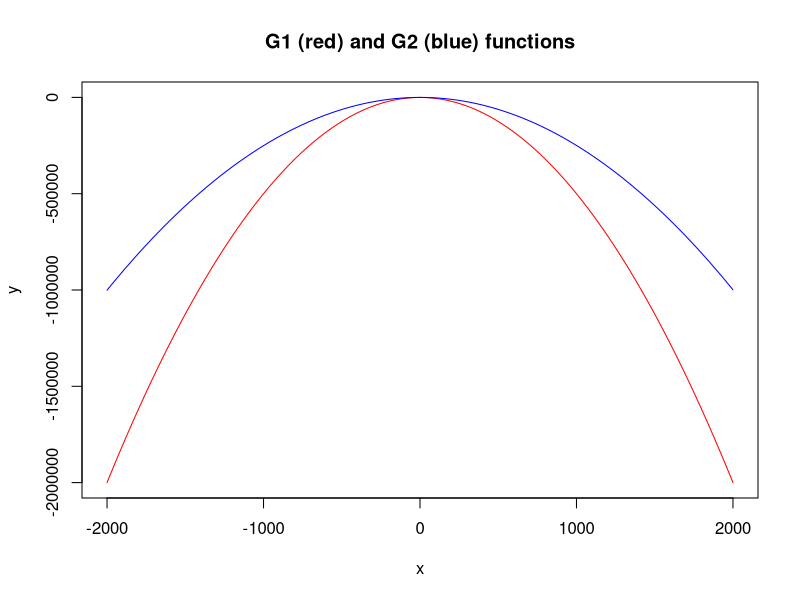
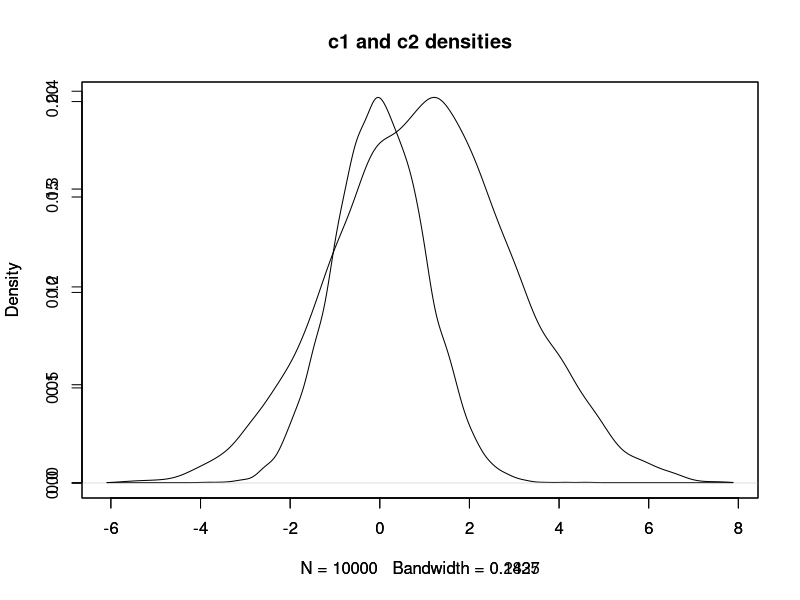
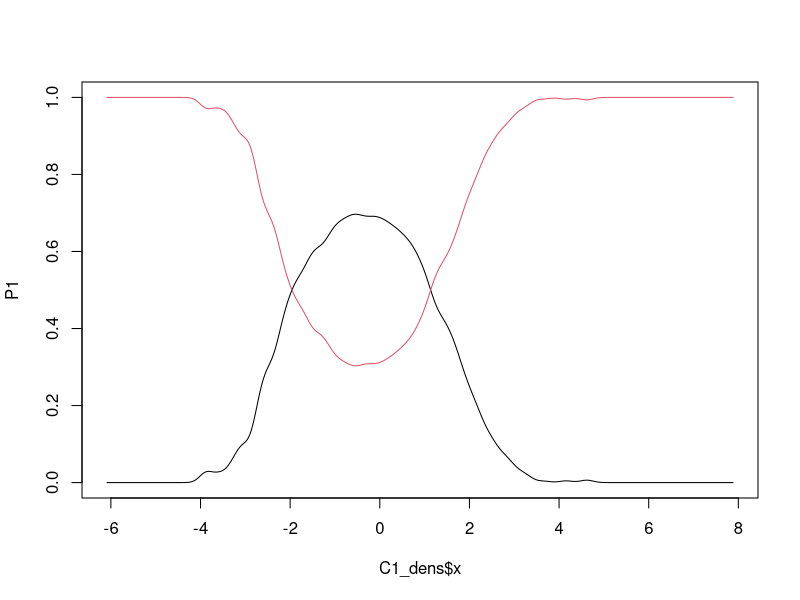
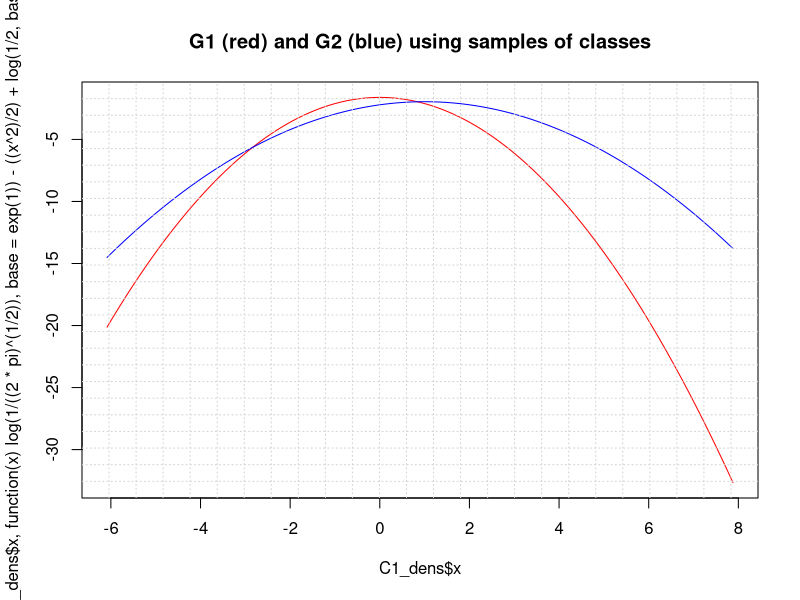
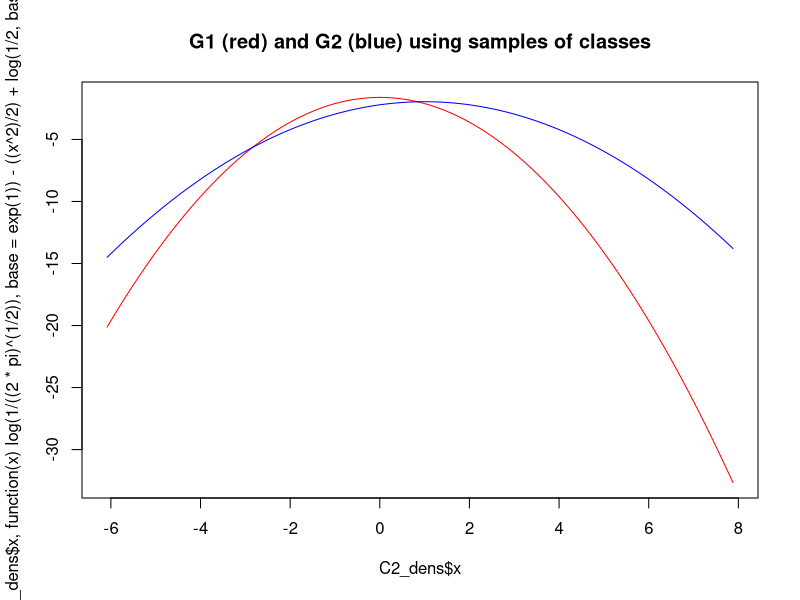

R code for these plots, in order:
G1_x = function(x)
{
  x= log(1/((2*pi)^(1/2)),base = exp(1))-((x^2)/2)+log(1/2,base = exp(1))
}
G2_x = function(x)
{
  x= log(1/((4*pi)^(1/2)),base = exp(1))-(((x-1)^2)/4)+log(1/2,base = exp(1))
}

plot(G1_x, from=-2000, to=2000, xlab="x", ylab="y", col="red")
plot(G2_x, from=-2000, to=2000, xlab="x", ylab="y", col="blue", add = T)
title("G1 (red) and G2 (blue) functions")

dataset_C1 <- rnorm(10000, 0, 1)
dataset_C2 <- rnorm(10000, 1, 2)

C1_DataFrame <- data.frame(class = "C1" , l=dataset_C1)
C2_DataFrame <- data.frame(class = "C2" , l=dataset_C2)

C1_dens <- density(dataset_C1, from = min(c(dataset_C1,dataset_C2)), to = max(c(dataset_C1,dataset_C2)))
C2_dens <- density(dataset_C2, from = min(c(dataset_C1,dataset_C2)), to = max(c(dataset_C1,dataset_C2)))

plot(C1_dens,main = "")
par(new = TRUE)
plot(C2_dens,main = "c1 and c2 densities")

density_bind <- cbind(C1_dens$y,C2_dens$y)
P1 <- density_bind[,1]/rowSums(density_bind)
P2 <- density_bind[,2]/rowSums(density_bind)

plot(C1_dens$x,P1,type = "l", ylim = c(0,1))
lines(C1_dens$x,P2,col = 2)

plot(C1_dens$x,sapply(C1_dens$x,function(x) log(1/((2*pi)^(1/2)),base = exp(1))-((x^2)/2)+log(1/2,base = exp(1))), type = "l" , col = "red")
lines(C1_dens$x,sapply(C1_dens$x,function(x) log(1/((4*pi)^(1/2)),base = exp(1))-(((x-1)^2)/4)+log(1/2,base = exp(1))) , col = "blue")
grid(25, col = "lightgray", lty = "dotted", lwd = 1)
title("G1 (red) and G2 (blue) using samples of classes")
#OR
plot(C2_dens$x,sapply(C2_dens$x,function(x) log(1/((2*pi)^(1/2)),base = exp(1))-((x^2)/2)+log(1/2,base = exp(1))), type = "l" , col = "red")
lines(C2_dens$x,sapply(C2_dens$x,function(x) log(1/((4*pi)^(1/2)),base = exp(1))-(((x-1)^2)/4)+log(1/2,base = exp(1))) , col = "blue")
title("G1 (red) and G2 (blue) using samples of classes")

